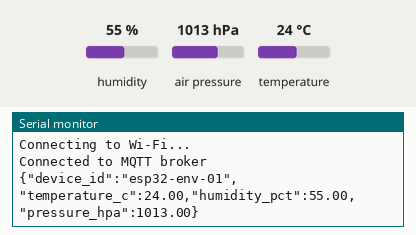
Recording of a program running on a simulated ESP32. On the bench: the last lines printed to the serial monitor. Inputs (shaded band) come from the test bench; at power-on: humidity 55 %, air pressure 1013 hPa, temperature 24 °C. WiFi joins after 1.5 s; servers stay silent unless stated; no MQTT or app messages arrive unless stated.

Above: at 18.0 s.
18.1 s: humidity set to 22 %
At 21.4 s:
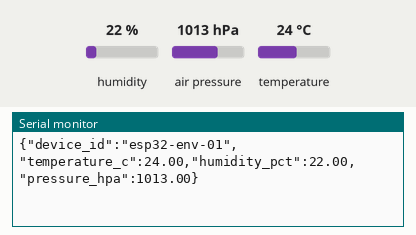
33.1 s: air pressure set to 952 hPa
At 40.4 s:
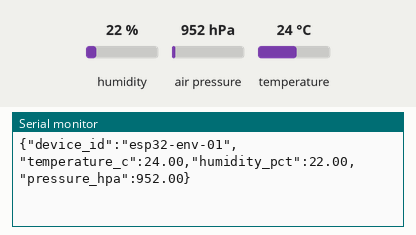
48.1 s: temperature set to 12 °C
At 50.5 s:
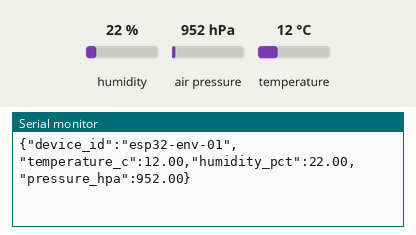

The program:

main.cpp
```cpp
#include <Arduino.h>
#include <WiFi.h>
#include <Wire.h>
#include <Adafruit_BME280.h>
#include <PubSubClient.h>
#include "config.h"

static constexpr unsigned long PUBLISH_INTERVAL_MS = 10000;
static constexpr unsigned long RECONNECT_INTERVAL_MS = 5000;
static constexpr int I2C_SDA_PIN = 21;
static constexpr int I2C_SCL_PIN = 22;

WiFiClient wifiClient;
PubSubClient mqtt(wifiClient);
Adafruit_BME280 bme;
bool sensorReady = false;
unsigned long lastPublish = 0;
unsigned long lastReconnectAttempt = 0;

void connectWiFiIfNeeded() {
  if (WiFi.status() == WL_CONNECTED) return;
  if (WiFi.getMode() != WIFI_STA) WiFi.mode(WIFI_STA);
  static unsigned long lastWifiAttempt = 0;
  const unsigned long now = millis();
  if (lastWifiAttempt == 0 || now - lastWifiAttempt >= RECONNECT_INTERVAL_MS) {
    lastWifiAttempt = now;
    Serial.println("Connecting to Wi-Fi...");
    WiFi.begin(WIFI_SSID, WIFI_PASSWORD);
  }
}

void connectMQTTIfNeeded() {
  if (WiFi.status() != WL_CONNECTED || mqtt.connected()) return;
  const unsigned long now = millis();
  if (lastReconnectAttempt != 0 && now - lastReconnectAttempt < RECONNECT_INTERVAL_MS) return;
  lastReconnectAttempt = now;
  if (mqtt.connect(DEVICE_ID)) {
    Serial.println("Connected to MQTT broker");
  } else {
    Serial.printf("MQTT connection failed, state=%d\n", mqtt.state());
  }
}

void publishReading() {
  if (!sensorReady || !mqtt.connected()) return;
  const float temperature = bme.readTemperature();
  const float humidity = bme.readHumidity();
  const float pressure = bme.readPressure() / 100.0f;
  if (isnan(temperature) || isnan(humidity) || isnan(pressure)) {
    Serial.println("Sensor returned invalid values");
    return;
  }
  char payload[192];
  snprintf(payload, sizeof(payload),
           "{\"device_id\":\"%s\",\"temperature_c\":%.2f,\"humidity_pct\":%.2f,\"pressure_hpa\":%.2f}",
           DEVICE_ID, temperature, humidity, pressure);
  if (mqtt.publish(MQTT_TOPIC, payload)) Serial.println(payload);
  else Serial.println("MQTT publish failed");
}

void setup() {
  Serial.begin(115200);
  Wire.begin(I2C_SDA_PIN, I2C_SCL_PIN);
  sensorReady = bme.begin(0x76, &Wire) || bme.begin(0x77, &Wire);
  if (!sensorReady) Serial.println("BME280 missing: check wiring/address. Publishing disabled.");
  mqtt.setServer(MQTT_HOST, MQTT_PORT);
  connectWiFiIfNeeded();
}

void loop() {
  connectWiFiIfNeeded();
  connectMQTTIfNeeded();
  if (mqtt.connected()) mqtt.loop();
  const unsigned long now = millis();
  if (lastPublish == 0 || now - lastPublish >= PUBLISH_INTERVAL_MS) {
    lastPublish = now;
    publishReading();
  }
  delay(20);
}
```

config.example.h
```cpp
#pragma once
// Copy to include/config.h and replace placeholders. Never commit config.h.
#define WIFI_SSID "YOUR_WIFI_SSID"
#define WIFI_PASSWORD "YOUR_WIFI_PASSWORD"
#define MQTT_HOST "192.168.1.10" // Your local MQTT broker IP
#define MQTT_PORT 1883
#define MQTT_TOPIC "portfolio/esp32/environment"
#define DEVICE_ID "esp32-env-01"
```

Measured:
- after the input at 18.1 s, the serial monitor: prints a new line after 1.9 s (image 1)
- after the input at 33.1 s, the serial monitor: prints a new line after 6.9 s (image 2)
- after the input at 48.1 s, the serial monitor: prints a new line after 1.9 s (image 3)
